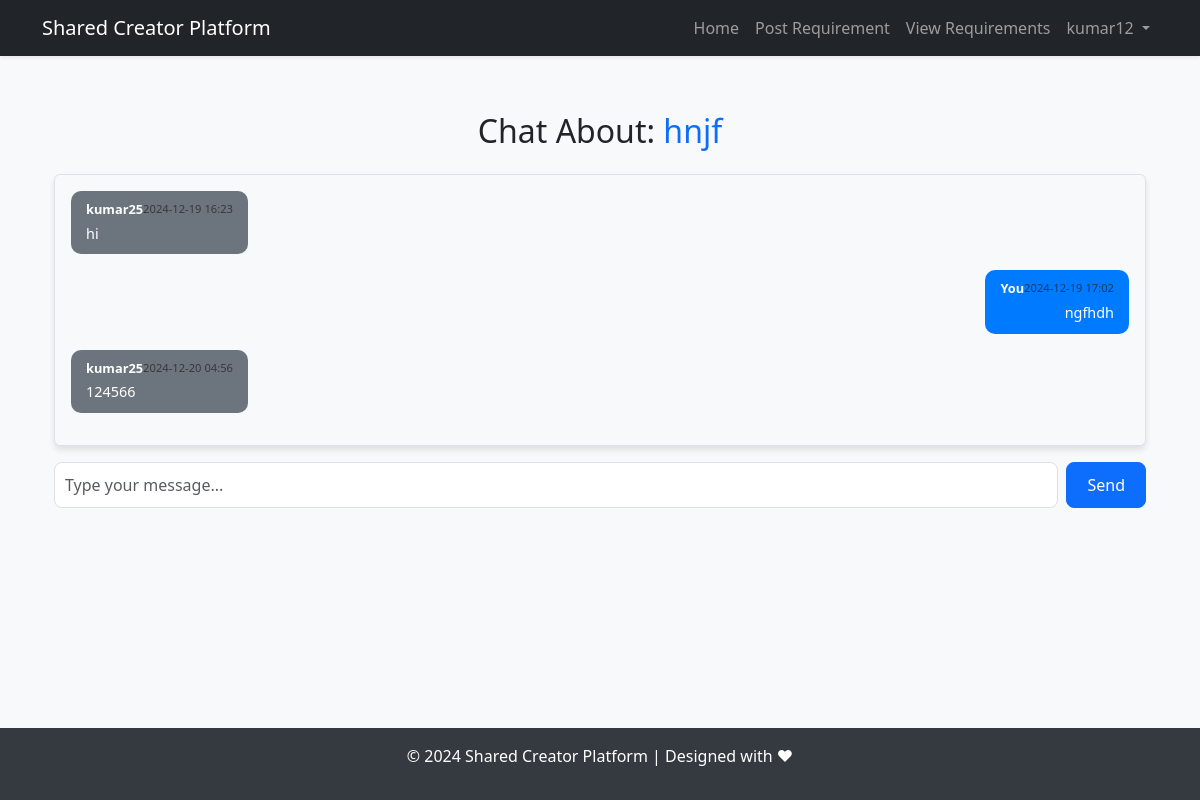
/auth/chat/2 (signed in), run on the app's committed database.
### app/models.py (models this page shows, shortened)
class User(db.Model, UserMixin):
    id = db.Column(db.Integer, primary_key=True)
    username = db.Column(db.String(80), unique=True, nullable=False)
    email = db.Column(db.String(120), unique=True, nullable=False)
    password_hash = db.Column(db.String(128), nullable=False)
    role = db.Column(db.String(10), nullable=False, default='user')

class Requirement(db.Model):
    id = db.Column(db.Integer, primary_key=True)
    title = db.Column(db.String(200), nullable=False)
    description = db.Column(db.Text, nullable=False)
    category = db.Column(db.String(50), nullable=False)  # e.g., Hackathon, Books, Collaboration
    contact_info = db.Column(db.String(200), nullable=False)
    user_id = db.Column(db.Integer, db.ForeignKey('user.id'), nullable=False)
    timestamp = db.Column(db.DateTime, default=db.func.now())
    user = db.relationship('User', backref='requirements')

class Message(db.Model):
    id = db.Column(db.Integer, primary_key=True)
    sender_id = db.Column(db.Integer, db.ForeignKey('user.id'), nullable=False)
    receiver_id = db.Column(db.Integer, db.ForeignKey('user.id'), nullable=False)
    requirement_id = db.Column(db.Integer, db.ForeignKey('requirement.id'), nullable=False)
    content = db.Column(db.Text, nullable=False)
    timestamp = db.Column(db.DateTime, default=db.func.now())
    sender = db.relationship('User', foreign_keys=[sender_id], backref='sent_messages')
    receiver = db.relationship('User', foreign_keys=[receiver_id], backref='received_messages')
    requirement = db.relationship('Requirement', backref='messages')

### app/blueprints/auth/routes.py (the view)
@auth.route('/chat/<int:requirement_id>', methods=['GET'])
@login_required
def chat(requirement_id):
    requirement = Requirement.query.get_or_404(requirement_id)
    messages = Message.query.filter_by(requirement_id=requirement.id).order_by(Message.timestamp).all()
    return render_template('chat.html', requirement=requirement, messages=messages)

### app/__init__.py (called while the page is built)
def create_app():
    app = Flask(__name__)
    app.config.from_object('config.Config')
    csrf.init_app(app)  # Initialize CSRF protection
    db.init_app(app)    # Initialize SQLAlchemy
    bcrypt.init_app(app)  # Initialize bcrypt
    login_manager.init_app(app)  # Initialize Flask-Login
    socketio.init_app(app, cors_allowed_origins="*")  # Initialize Flask-SocketIO
    migrate.init_app(app, db)  # Add this after initializing the database (db)
    from app.models import User
    @login_manager.user_loader
    def load_user(user_id):
        return User.query.get(int(user_id))
    from app.routes import bp as main_bp
    app.register_blueprint(main_bp)
    from app.blueprints.auth.routes import auth as auth_bp
    app.register_blueprint(auth_bp, url_prefix='/auth')
    return app

### app/templates/chat.html (shortened to what this page needs)
{% extends "base.html" %}
{% block content %}
<div class="container mt-4">
    <h2 class="text-center mb-4">Chat About: <span class="text-primary">{{ requirement.title }}</span></h2>
    <div id="chat-box" class="chat-box border rounded p-3 bg-light">
        {% for message in messages %}
        <div class="d-flex {% if message.sender_id == current_user.id %}justify-content-end{% else %}justify-content-start{% endif %} mb-3">
            <div class="chat-bubble {% if message.sender_id == current_user.id %}chat-bubble-right{% else %}chat-bubble-left{% endif %}">
                <div class="chat-header">
                    <strong>{{ 'You' if message.sender_id == current_user.id else message.sender.username }}</strong>
                    <small class="text-muted">{{ message.timestamp.strftime('%Y-%m-%d %H:%M') }}</small>
                </div>
                <div class="chat-message">
                    {{ message.content }}
                </div>
            </div>
        </div>
        {% endfor %}
    </div>
    <form id="message-form" class="mt-3 d-flex">
        <input type="text" id="message-input" class="form-control me-2" placeholder="Type your message..." required>
        <button type="submit" class="btn btn-primary">Send</button>
    </form>
</div>
{% endblock %}

### app/templates/base.html (shortened to what this page needs)
<!DOCTYPE html>
<html lang="en">
<head>
    <link href="https://cdn.jsdelivr.net/npm/bootstrap@5.3.0/dist/css/bootstrap.min.css" rel="stylesheet">
    <link href="https://cdn.jsdelivr.net/npm/bootstrap-icons/font/bootstrap-icons.css" rel="stylesheet">
</head>
<body>
    <nav class="navbar navbar-expand-lg navbar-dark bg-dark shadow-sm">
        <div class="container">
            <a class="navbar-brand" href="{{ url_for('main.home') }}">Shared Creator Platform</a>
            <div class="collapse navbar-collapse" id="navbarNav">
                <ul class="navbar-nav ms-auto">
                    <li class="nav-item">
                        <a class="nav-link" href="{{ url_for('main.home') }}">Home</a>
                    </li>
                    <li class="nav-item">
                        <a class="nav-link" href="{{ url_for('auth.post_requirement') }}">Post Requirement</a>
                    </li>
                    <li class="nav-item">
                        <a class="nav-link" href="{{ url_for('auth.view_requirements') }}">View Requirements</a>
                    </li>
                    {% if current_user.is_authenticated %}
                        <li class="nav-item dropdown">
                            <a class="nav-link dropdown-toggle" href="#" id="userDropdown" role="button" data-bs-toggle="dropdown" aria-expanded="false">
                                {{ current_user.username }}
                            </a>
                        </li>
                    {% endif %}
                </ul>
            </div>
        </div>
    </nav>
    <main class="container">
        {% block content %}{% endblock %}
    </main>
    <footer>
        <p>&copy; 2024 Shared Creator Platform | Designed with ❤</p>
    </footer>
</body>
</html>

### app/templates/base.html (style rules this page uses)
body { background-color: #f8f9fa; min-height: 100vh; display: flex; flex-direction: column; }
main { flex: 1; margin-top: 2rem; }
footer { background-color: #343a40; color: white; text-align: center; padding: 1rem 0; }

### app/templates/chat.html (style rules this page uses)
.chat-box { max-height: 500px; overflow-y: auto; background-color: #f8f9fa; border: 1px solid #dee2e6; padding: 1rem; border-radius: 0.5rem; box-shadow: 0 4px 6px rgba(0, 0, 0, 0.1); }
.chat-bubble { max-width: 75%; padding: 10px 15px; border-radius: 10px; color: #fff; font-size: 0.9rem; line-height: 1.4; }
.chat-bubble-right { background-color: #007bff; text-align: right; }
.chat-bubble-left { background-color: #6c757d; text-align: left; }
.chat-header { display: flex; justify-content: space-between; font-size: 0.8rem; margin-bottom: 5px; }
.chat-message { word-wrap: break-word; }
#message-input { border-radius: 0.5rem; padding: 10px; }
#message-form button { border-radius: 0.5rem; padding: 10px 20px; }

### data on the page
User: username "kumar12"
Requirement: title "hnjf"
Message: timestamp "2024-12-19 16:23", content "hi"
User: username "kumar25"
Message: sender_id "You", timestamp "2024-12-19 17:02", content "ngfhdh"
Message: timestamp "2024-12-20 04:56", content "124566"
